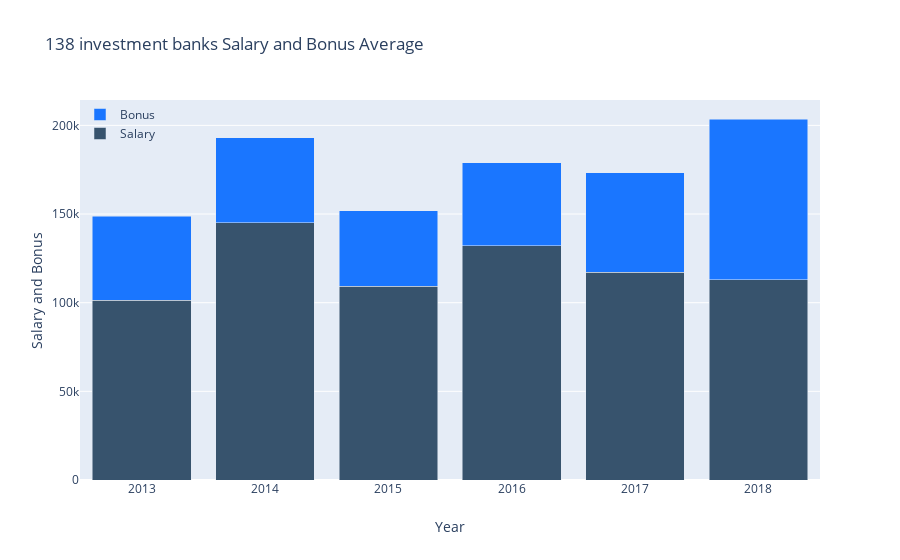
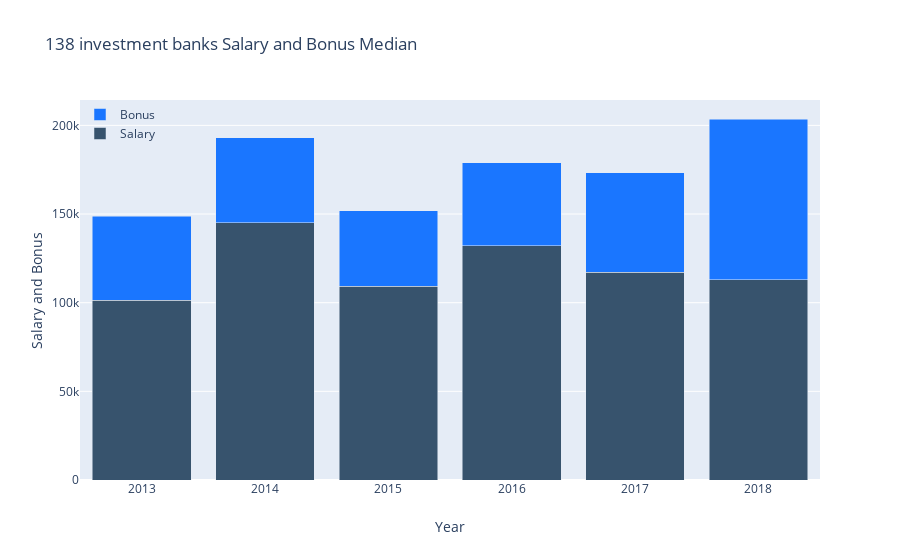

Notebook code for these charts, in order:
### Code cell
all_average = new_york.groupby(['year'])['year','salary','bonus_num'].mean()
showChart(all_average, f"{number_of_investment_banks} investment banks Salary and Bonus Average")

all_median = new_york.groupby(['year'])['year','salary','bonus_num'].mean()
showChart(all_median, f"{number_of_investment_banks} investment banks Salary and Bonus Median")

### Figure 1 — Plotly figure (JSON) as saved in the notebook; plotly's stock layout.template omitted (floating-point values rounded to 4 significant figures)
{"data": [{"marker": {"color": "rgb(55, 83, 109)"}, "name": "Salary", "type": "bar", "x": [2013, 2014, 2015, 2016, 2017, 2018], "y": [101400.0, 145200.0, 109300.0, 132000.0, 117300.0, 112900.0]}, {"marker": {"color": "rgb(26, 118, 255)"}, "name": "Bonus", "type": "bar", "x": [2013, 2014, 2015, 2016, 2017, 2018], "y": [47520.0, 47780.0, 42610.0, 46790.0, 55950.0, 90720.0]}], "layout": {"barmode": "stack", "legend": {"bgcolor": "rgba(255, 255, 255, 0)", "bordercolor": "rgba(255, 255, 255, 0)", "x": 0, "y": 1}, "title": {"text": "138 investment banks Salary and Bonus Average"}, "xaxis": {"title": {"text": "Year"}}, "yaxis": {"title": {"text": "Salary and Bonus"}}}}

### Figure 2 — Plotly figure (JSON) as saved in the notebook; plotly's stock layout.template omitted (floating-point values rounded to 4 significant figures)
{"data": [{"marker": {"color": "rgb(55, 83, 109)"}, "name": "Salary", "type": "bar", "x": [2013, 2014, 2015, 2016, 2017, 2018], "y": [101400.0, 145200.0, 109300.0, 132000.0, 117300.0, 112900.0]}, {"marker": {"color": "rgb(26, 118, 255)"}, "name": "Bonus", "type": "bar", "x": [2013, 2014, 2015, 2016, 2017, 2018], "y": [47520.0, 47780.0, 42610.0, 46790.0, 55950.0, 90720.0]}], "layout": {"barmode": "stack", "legend": {"bgcolor": "rgba(255, 255, 255, 0)", "bordercolor": "rgba(255, 255, 255, 0)", "x": 0, "y": 1}, "title": {"text": "138 investment banks Salary and Bonus Median"}, "xaxis": {"title": {"text": "Year"}}, "yaxis": {"title": {"text": "Salary and Bonus"}}}}
